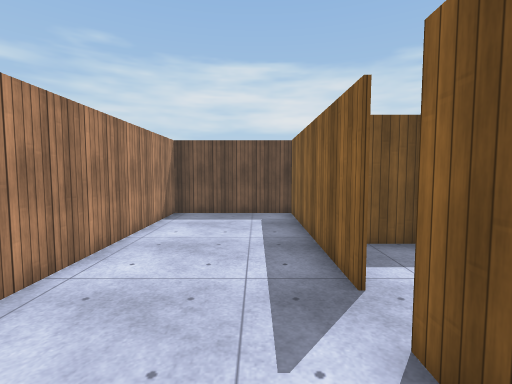
View 1 (above)

17 first-person views from a walk through a scene from a Unity 3-D project. The camera is 1.5 m above the floor, tilts 4° down and sees 85° across. The floor is counted in squares, 0.9 m on a side. Each view is taken from the middle of a square. On the plan, view 1 faces up. The plan holds only what a view shows up to about 15 squares ahead; the rest is blank. The place goes on beyond the plan. The player character is not drawn. Surface patterns are stand-ins for the level's own textures.

View 2
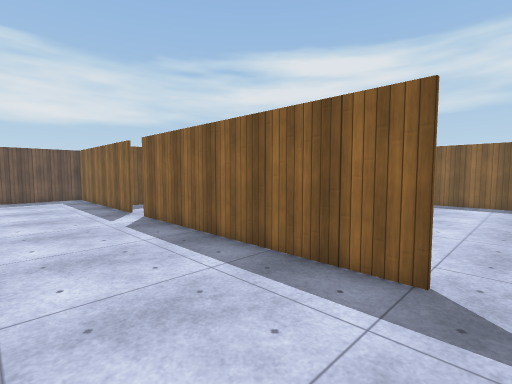

View 3
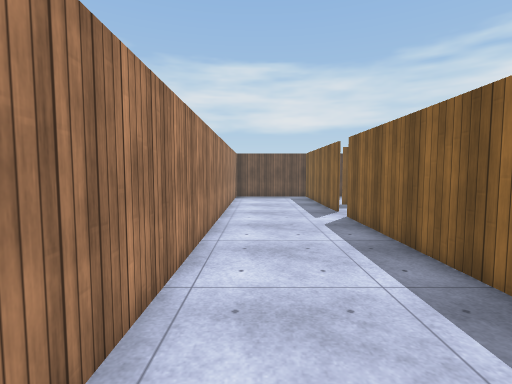

View 4
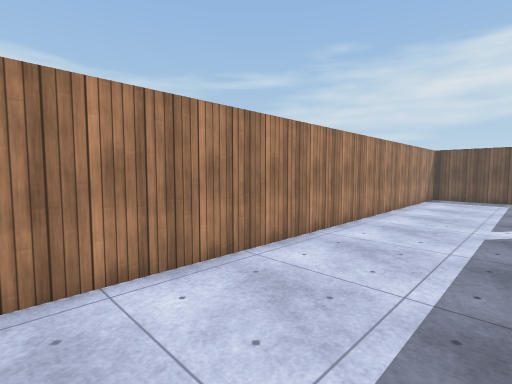

View 5
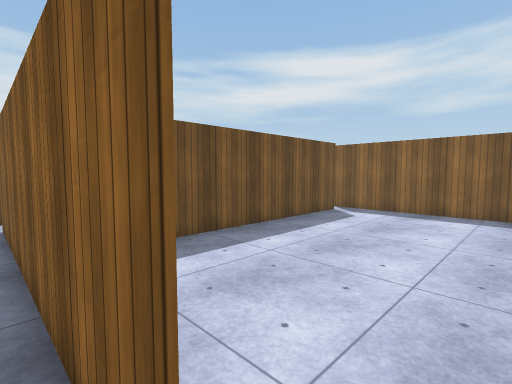

View 6
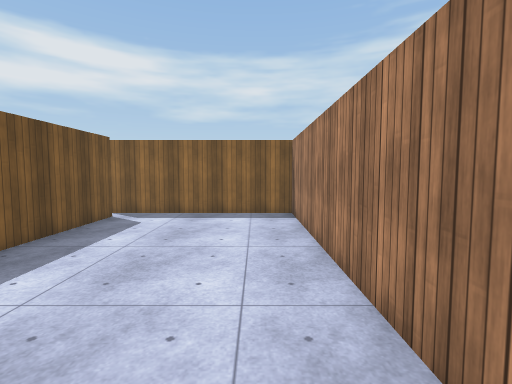

View 7
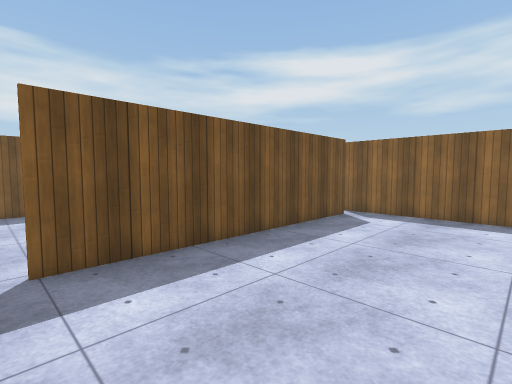

View 8
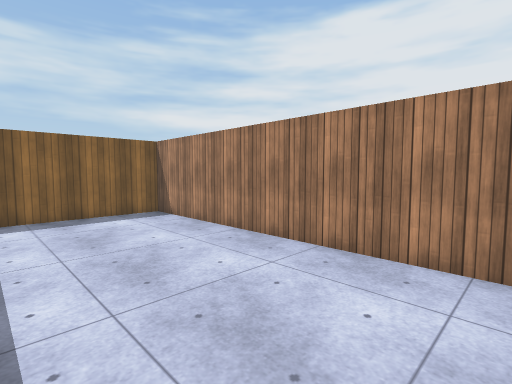

View 9
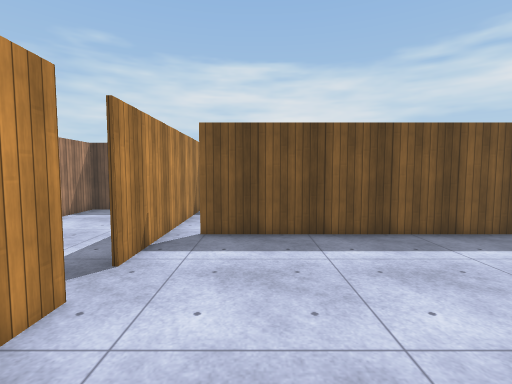

View 10
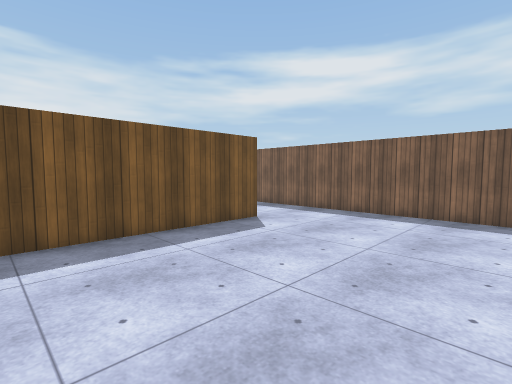

View 11
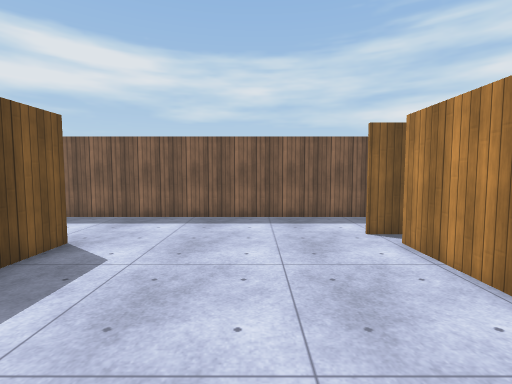

View 12
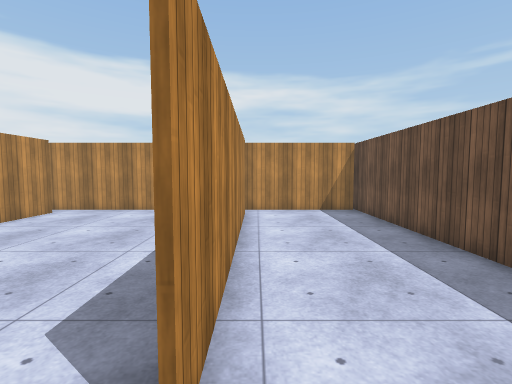

View 13
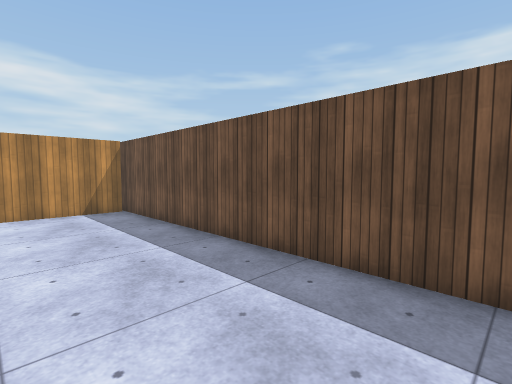

View 14
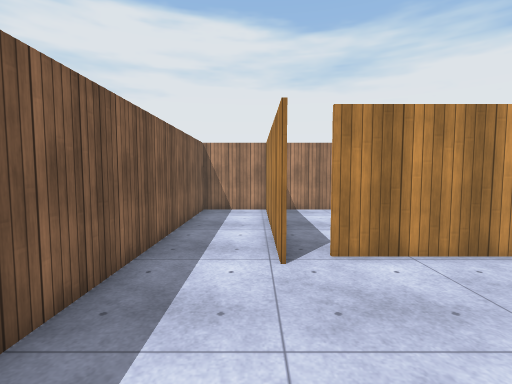

View 15
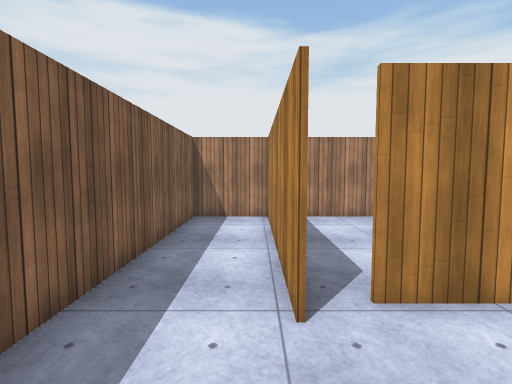

View 16
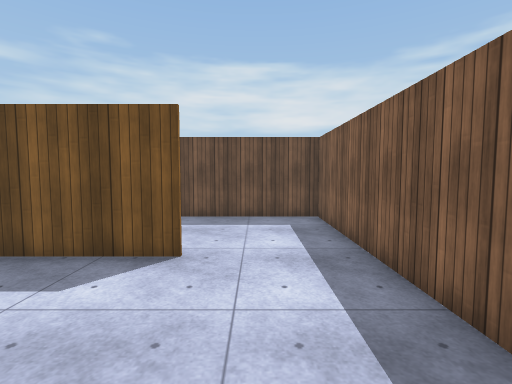

View 17
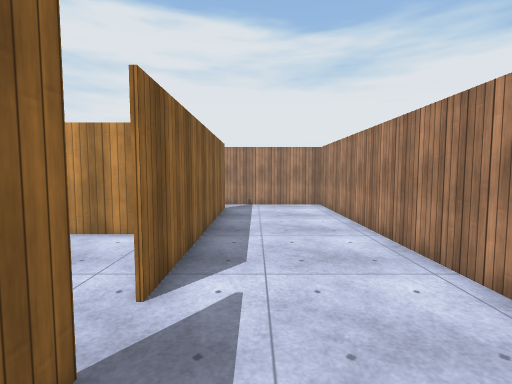

### Floor plan
Points are (right, up) in squares from view 1. A wall is a line through its corners. A room is listed if a view was taken in it or the views show most of it. See-through windows are left out.
Room 1 (views 1, 2, 3, 4, 5, 17)
walls: (1.5, 3.8) (1.5, 11.2); (1.5, -7.1) (1.5, 2.5); (0.9, 11.5) (-3.3, 11.5) (-3.3, -8.5) (1.4, -8.5)
ways out: opening at (1, -8) to room 2; opening at (1, 3) to room 3
Room 2 (views 6, 7, 8)
walls: (12.6, -1.6) (2.5, -1.6); (1.4, -8.5) (13.1, -8.5); (13.5, -8.5) (13.5, -1)
ways out: opening at (1, -8) to room 1; opening at (2, -2) to room 3
Room 3 (views 9, 10, 11, 12, 13, 14, 15, 16)
walls: (12.6, 6.4) (2.5, 6.4); (8.9, -1.5) (12.5, -1.5); (13.5, -1) (13.5, -8.5); (3.2, 6.6) (12.5, 6.6); (1.6, 2.5) (1.6, -2.2); (2.5, -1.5) (5.1, -1.5); (1.6, 11.4) (1.6, 3.8); (13.1, -8.5) (16.3, -8.5) (16.3, 11.5) (0.9, 11.5)
ways out: opening at (1, 3) to room 1; opening at (2, -2) to room 2

Where each view was taken, in squares from view 1:
view 1: 0 up, 0 right, facing up
view 2: 8 down, 3 left, facing up-right
view 3: 8 down, 2 left, facing up
view 4: 8 down, 1 right, facing up-left
view 5: 8 down, 1 right, facing up-right
view 6: 7 down, 2 right, facing right
view 7: 7 down, 2 right, facing up-right
view 8: 3 down, 2 right, facing down-right
view 9: 1 down, 4 right, facing up
view 10: 1 down, 5 right, facing up-right
view 11: 2 up, 6 right, facing right
view 12: 7 up, 14 right, facing left
view 13: 7 up, 14 right, facing up-left
view 14: 4 up, 14 right, facing down
view 15: 2 up, 14 right, facing down
view 16: 1 up, 14 right, facing up
view 17: 6 up, 0 right, facing down
